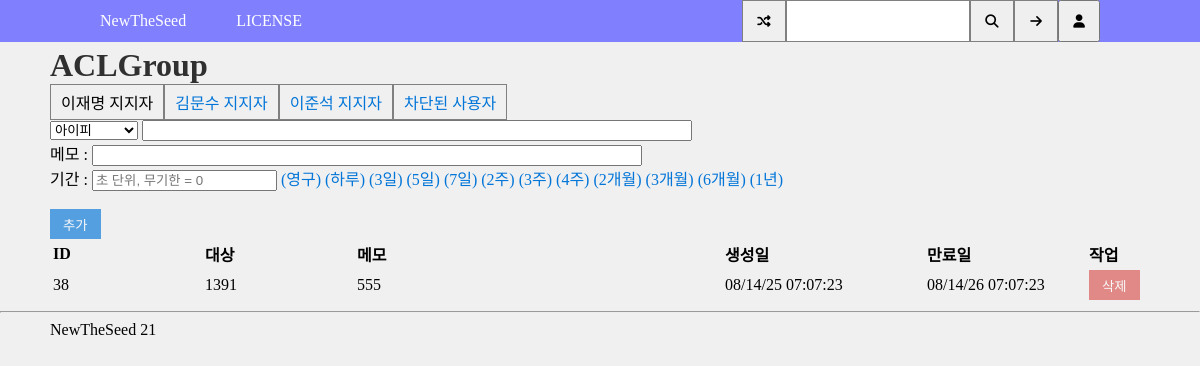
The app's page /aclgroup with its own data.
### tables this page shows
CREATE TABLE "config" (
	"name"	TEXT,
	"value"	TEXT,
	PRIMARY KEY("name")
);

CREATE TABLE "aclgroup" (
	"id"	INTEGER,
	"name"	TEXT,
	"deleted"	INTEGER NOT NULL DEFAULT 0,
	PRIMARY KEY("id" AUTOINCREMENT)
);

CREATE TABLE "aclgroup_log" (
	"id"	INTEGER,
	"gid"	INTEGER NOT NULL,
	"ip"	TEXT,
	"user"	INTEGER,
	"note"	TEXT,
	"start"	INTEGER NOT NULL,
	"end"	INTEGER,
	PRIMARY KEY("id" AUTOINCREMENT)
);

### main.py (the view, shortened to what this page needs)
@app.route("/aclgroup", methods = ["GET", "POST"])
def aclgroup():
    delete_expired_aclgroup()
    groups = [x[0] for x in c.execute("SELECT name FROM aclgroup WHERE deleted = 0").fetchall()]
    current = request.args.get("group", groups[0] if c.execute("SELECT EXISTS (SELECT 1 FROM aclgroup WHERE deleted = 0)").fetchone()[0] else "")
    return rt("aclgroup.html", groups = groups, current = current, newgroup_perm = has_perm("aclgroup"), add_perm = has_perm("admin"), delete_perm = has_perm("admin"), record = (
        (x[0], x[1], x[2], utime_to_str(x[3]), "영구" if x[4] is None else utime_to_str(x[4]))
        for x in c.execute("SELECT id, (CASE WHEN ip IS NULL THEN (SELECT name FROM user WHERE id = user) ELSE ip END), note, start, end FROM aclgroup_log WHERE gid = (SELECT id FROM aclgroup WHERE name = ?)", (current,)).fetchall()
    ))

### main.py (called while the page is built)
        @app.before_request
        def clear_template_cache():
            app.jinja_env.cache.clear()

### tool.py (called while the page is built, shortened)
def rt(t, **kwargs):
    k = kwargs
    k["wiki_title"] = get_config("wiki_title")
    k["wiki_name"] = get_config("wiki_name")
    k["isowner"] = has_perm("admin")
    k["version"] = version
    k["timemode"] = get_config("time_mode")
    k["captcha"] = get_config("captcha_mode") != "0"
    k["sitekey"] = get_config("captcha_sitekey")
    k["brand_color"] = get_config("brand_color")
    if t == "error.html": k["title"] = "오류"
    return render_template(t, **k)

def has_config(key):
    return c.execute("SELECT EXISTS (SELECT 1 FROM config WHERE name = ?)", (key,)).fetchone()[0] == 1

def get_config(key, default = None):
    if key == "get_api_key":
        return "disabled"
    if has_config(key):
        return c.execute("SELECT value FROM config WHERE name = ?", (key,)).fetchone()[0]
    else:
        return default

def utime_to_str(utime):
    return datetime.datetime.fromtimestamp(utime).strftime(get_config("time_format"))

def get_utime():
    return int(time.time())

def delete_expired_aclgroup():
    c.execute("DELETE FROM aclgroup_log WHERE end IS NOT NULL AND end < ?", (get_utime(),))

def has_perm(perm, user = None, basedoc = None, docname = None):
    if user is None:
        if "id" in session:
            user = session["id"]
        else:
            return False

### templates/aclgroup.html (shortened to what this page needs)
{% extends "master.html" %}
{% block content %}
<h1>ACLGroup</h1>
<div id="aclgroup_list_container">
    {% for g in groups %}
    <div{% if g == current %} class="current"{% endif %}>
        <a href="/aclgroup?group={{g}}">{{g}}</a>
    </div>
    {% endfor %}
</div>
<form method="post" name="aclgroupadd">
    <select name="mode">
        <option value="ip">아이피</option>
    </select>
    <input type="text" name="value"><br>
    <label>메모 : <input type="text" name="note"></label><br>
    <label>기간 : <input type="number" name="dur" id="dur" min="0" placeholder="초 단위, 무기한 = 0"></label>
    <a href="javascript:document.getElementById('dur').value = 0">(영구)</a>
    <a href="javascript:document.getElementById('dur').value = 86400">(하루)</a>
    <a href="javascript:document.getElementById('dur').value = 259200">(3일)</a>
    <a href="javascript:document.getElementById('dur').value = 432000">(5일)</a>
    <a href="javascript:document.getElementById('dur').value = 604800">(7일)</a>
    <a href="javascript:document.getElementById('dur').value = 1209600">(2주)</a>
    <a href="javascript:document.getElementById('dur').value = 1814400">(3주)</a>
    <a href="javascript:document.getElementById('dur').value = 2419200">(4주)</a>
    <a href="javascript:document.getElementById('dur').value = {% if timemode == 'theseed' %}4838400{% else %}5256000{% endif %}">(2개월)</a>
    <a href="javascript:document.getElementById('dur').value = {% if timemode == 'theseed' %}7257600{% else %}7884000{% endif %}">(3개월)</a>
    <a href="javascript:document.getElementById('dur').value = {% if timemode == 'theseed' %}14515200{% else %}15768000{% endif %}">(6개월)</a>
    <a href="javascript:document.getElementById('dur').value = {% if timemode == 'theseed' %}29030400{% else %}31536000{% endif %}">(1년)</a><br><br>
    <input type="submit" class="ok" value="추가"{% if not add_perm %} disabled{% endif %}>
</form>
<table style="width: 100%;">
    <colgroup>
        <col style="width: 150px">
        <col style="width: 150px">
        <col>
        <col style="width: 200px">
        <col style="width: 160px">
        <col style="width: 60px">
    </colgroup>
    <thead>
        <th>ID</th>
        <th>대상</th>
        <th>메모</th>
        <th>생성일</th>
        <th>만료일</th>
        <th>작업</th>
    </thead>
    <tbody>
        {% for c in record %}
        <tr>
            <td>{{c[0]}}</td>
            <td>{{c[1]}}</td>
            <td>{{c[2]}}</td>
            <td>{{c[3]}}</td>
            <td>{{c[4]}}</td>
            <td><button type="button" class="danger delete" data-id="{{c[0]}}" {% if not delete_perm %} disabled{% endif %}>삭제</button></td>
        </tr>
        {% endfor %}
    </tbody>
</table>
{% endblock %}

### templates/master.html (shortened to what this page needs)
<!DOCTYPE html>
<html lang="ko">
<head>
    <link rel="stylesheet" href="https://cdnjs.cloudflare.com/ajax/libs/font-awesome/6.4.0/css/all.min.css"
>
</head>
<body>
    <div id="head">
        <div>
            <div id="wiki_name">
                <a href="/">{{ wiki_name }}</a></div>
            <a href="/license">LICENSE</a>
        </div>
        <div>
            <form id="search" action="{{ url_for('go') }}" method="get">
                <button type="button">
                    <i class="fa-solid fa-shuffle"></i>
                </button>
                <input type="text" name="q" style="padding-left: 5px;">
                <button type="submit">
                    <i class="fa-solid fa-magnifying-glass"></i>
                </button>
                <button type="button">
                    <i class="fa-solid fa-arrow-right"></i>
                </button>
            </form>
            <button id="user">
                <i class="fa-solid fa-user"></i>
            </button>
        </div>
    </div>
    <div id="content">
        <div id="ctn-data">
            {% block content %}{% endblock %}
        </div>
    </div>
    <div id="foot">
        <hr>
        <div>
            NewTheSeed {{ version }}
        </div>
    </div>
</body>
</html>

### templates/aclgroup.html (style rules this page uses)
h1 { color: #303030; margin: 0; }
#aclgroup_list_container { display: flex; flex-wrap: wrap; }
#aclgroup_list_container > * { border: gray 1px solid; padding: 5px 10px; }
#content form input[type=text] { width: 50%; }
thead th { text-align: left; }
.current * { color: black; }

### records on screen
config: value "NewTheSeed"
aclgroup: name "이재명 지지자"
aclgroup: name "김문수 지지자"
aclgroup: name "이준석 지지자"
aclgroup: name "차단된 사용자"
aclgroup_log: id "38", c "1391", note "555", c "08/14/25 07:07:23", c "08/14/26 07:07:23"

### other values on screen
{{ version }} "21"
